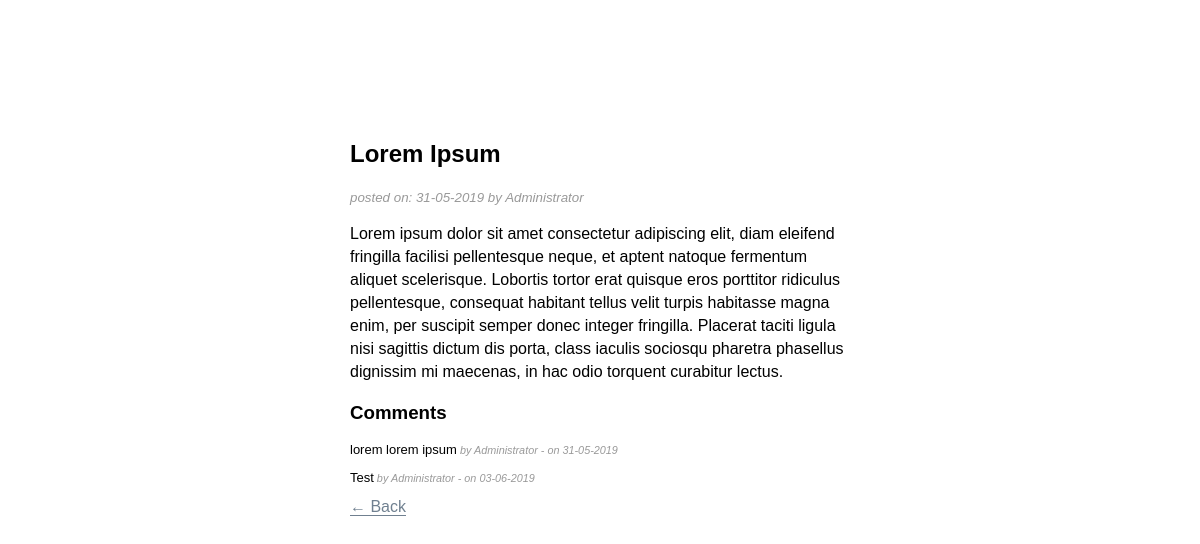
Screenshot of /single-post?id=10 with the database file from the repository.
### tables this page shows
CREATE TABLE `posts` (
  `title` text NOT NULL,
  `content` longtext NOT NULL,
  `date` datetime NOT NULL DEFAULT CURRENT_TIMESTAMP,
  `author` varchar(25) NOT NULL,
  `author_id` int(11) NOT NULL,
  `pid` int(11) NOT NULL,
  `comments_status` tinyint(1) NOT NULL DEFAULT '0'
);

CREATE TABLE `comments` (
  `comment_id` int(11) NOT NULL,
  `pid` int(11) NOT NULL,
  `uid` int(11) NOT NULL,
  `author` varchar(255) NOT NULL,
  `comment_date` datetime NOT NULL DEFAULT CURRENT_TIMESTAMP,
  `status` tinyint(1) NOT NULL DEFAULT '0',
  `comment_content` text NOT NULL
);

### functionality/Post.php (called while the page is built, shortened)
<?php
	class Post {
		private $conn;
		public function __construct($db) {
			$this -> conn = $db;
		}
		public function get_post($pid) {
			$query = 'SELECT * FROM posts WHERE pid = ?';
			$stmt = $this -> conn -> prepare($query);
			$stmt -> bindValue(1, $pid);
			$stmt -> execute();
			return $stmt -> fetch();
		}
	}

### functionality/Comment.php (called while the page is built, shortened)
<?php
	class Comment {
		private $conn;
		private $table = 'comments';
		public function __construct($db) {
			$this -> conn = $db;
		}
		public function get_comments($pid) {
			$query = 'SELECT comments_status FROM posts WHERE pid = ?';
			$stmt = $this -> conn -> prepare($query);
			$stmt -> bindValue(1, $pid);
			$stmt -> execute();
			$stmt -> fetch();
			if ($stmt) {
				$query = 'SELECT * FROM	' . $this -> table . ' AS c WHERE c.pid = ?';
				$cstmt = $this -> conn -> prepare($query);
				$cstmt -> bindValue(1, $pid);
				$cstmt -> execute();
				return $cstmt;
			}
		}
	}

### single-post.php (the view, shortened to what this page needs)
<?php
	include_once './functionality/Post.php';
	include_once './functionality/Comment.php';
	$database = new Database();
	$db       = $database -> connect();
	$post = new Post($db);
	$comments = new Comment($db);
	if (isset($_GET['id'])) {
		$id = $_GET['id'];
		$single_post = $post -> get_post($id);
		?>
			<div class="container">
				<h2>
					<?php echo $single_post['title']; ?>
				</h2>
				<small>posted on: <?php echo date('d-m-Y', strtotime($single_post['date'])); ?> by <?php echo $single_post['author']; ?></small>
				<p class="article-content"><?php echo $single_post['content']; ?></p>
	<?php
	if ($single_post['comments_status'] == 1) {
		$coms = $comments -> get_comments($id);
		$num = $coms -> rowCount();
		if ($num > 0) {
			?>
			<h3>Comments</h3>
				<?php
			foreach ($coms as $com) {
				if (isset($_SESSION['access_level'])) {
					if ($_SESSION['access_level'] > 1 && $com['status'] == 0) {
						?>
						<p class="comment"><?php echo $com['comment_content']; ?><small> by <?php echo $com['author'];?> - on <?php echo date('d-m-Y', strtotime($com['comment_date'])); ?> Awaiting approval <a href="./edit-delete-comment?id=<?php echo $id; ?>&comid=<?php echo $com['comment_id']; ?>">Edit</a></small></p>
						<?php
					}
					elseif ($_SESSION['access_level'] > 1 && $com['status'] == 1) {
						?>
						<p class="comment"><?php echo $com['comment_content']; ?><small> by <?php echo $com['author'];?> - on <?php echo date('d-m-Y', strtotime($com['comment_date'])); ?> <a href="./edit-delete-comment?id=<?php echo $id; ?>&comid=<?php echo $com['comment_id']; ?>">Edit</a></small></p>
						<?php
					}
					elseif ($_SESSION['access_level'] < 2 && $com['status'] == 0) {
						if ($_SESSION['user_id'] == $com['uid']) {
							?>
							<p class="comment"><?php echo $com['comment_content']; ?><small> by <?php echo $com['author'];?> - on <?php echo date('d-m-Y', strtotime($com['comment_date'])); ?> Awaiting approval <a href="./edit-delete-comment?id=<?php echo $id; ?>&comid=<?php echo $com['comment_id']; ?>">Edit</a></small></p>
							<?php
						}
					}
					elseif ($_SESSION['access_level'] < 2 && $com['status'] == 1) {
						if ($_SESSION['user_id'] == $com['uid']) {
							?>
							<p class="comment"><?php echo $com['comment_content']; ?><small> by <?php echo $com['author'];?> - on <?php echo date('d-m-Y', strtotime($com['comment_date'])); ?> <a href="./edit-delete-comment?id=<?php echo $id; ?>&comid=<?php echo $com['comment_id']; ?>">Edit</a></small></p>
							<?php
						}
						else {
							?>
							<p class="comment"><?php echo $com['comment_content']; ?><small> by <?php echo $com['author'];?> - on <?php echo date('d-m-Y', strtotime($com['comment_date'])); ?></small></p>
							<?php
						}
					}
				}
				else {
					if ($com['status'] == 1) {
						?>
						<p class="comment"><?php echo $com['comment_content']; ?><small> by <?php echo $com['author'];?> - on <?php echo date('d-m-Y', strtotime($com['comment_date'])); ?></small></p>
						<?php
					}
				}
			}
		}
	}
	?>
	<a href="./index">&larr; Back</a>
	</div>
	<?php
	}
	else {
		header('Location: ./index');
		exit();
	}

### source/css/main.css (style rules this page uses)
* { box-sizing: border-box; }
body { margin: 0; padding: 0; font-family: Arial; display: flex; }
.container { width: 500px; margin: 0 auto; padding-top: 120px; }
a:link, a:visited { color: slateGray; text-decoration: none; border-bottom: 1px solid slateGray; }
small { color: #999; font-style: italic; }
.article-content { line-height: 23px; }
.comment { font-size: 13px; }

### rows the page displays
posts: title "Lorem Ipsum", date "31-05-2019", author "Administrator", content "Lorem ipsum dolor sit amet consectetur adipiscing elit, diam eleifend fringilla facilisi pellentesque neque, et aptent natoque fermentum aliquet scelerisque. Lobortis tortor erat quisque eros porttitor ridiculus pellentesque, consequat habitant tellus velit turpis habitasse magna enim, per suscipit semper donec integer fringilla. Placerat taciti ligula nisi sagittis dictum dis porta, class iaculis sociosqu pharetra phasellus dignissim mi maecenas, in hac odio torquent curabitur lectus."
comments: comment_content "lorem lorem ipsum", author "Administrator", comment_date "31-05-2019"
comments: comment_content "Test", author "Administrator", comment_date "03-06-2019"
